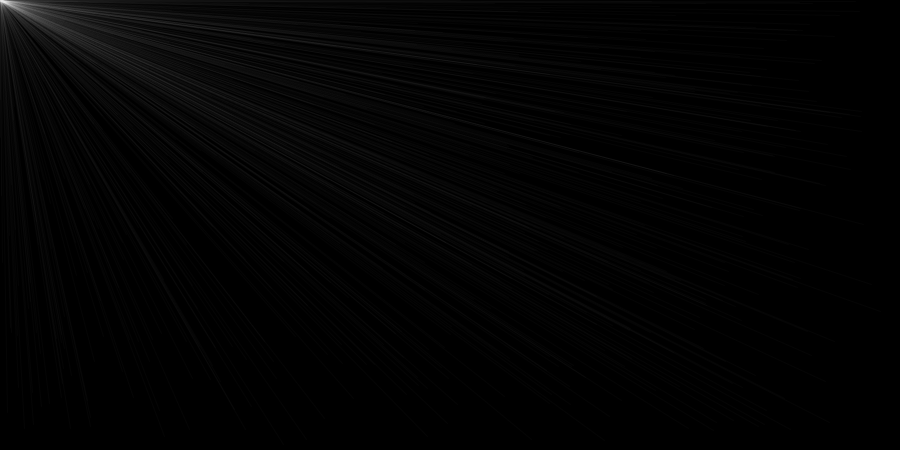
Frame 1 (no input)
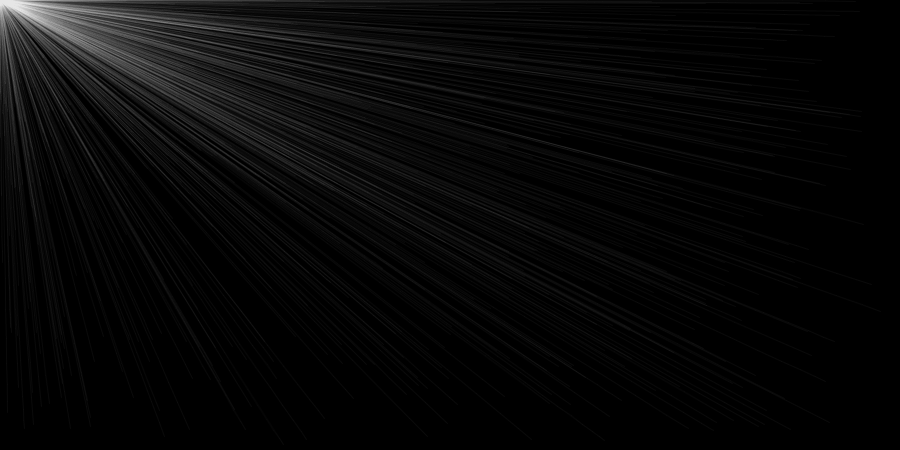
Frame 60 (the mouse pressed at the canvas centre just before this capture)
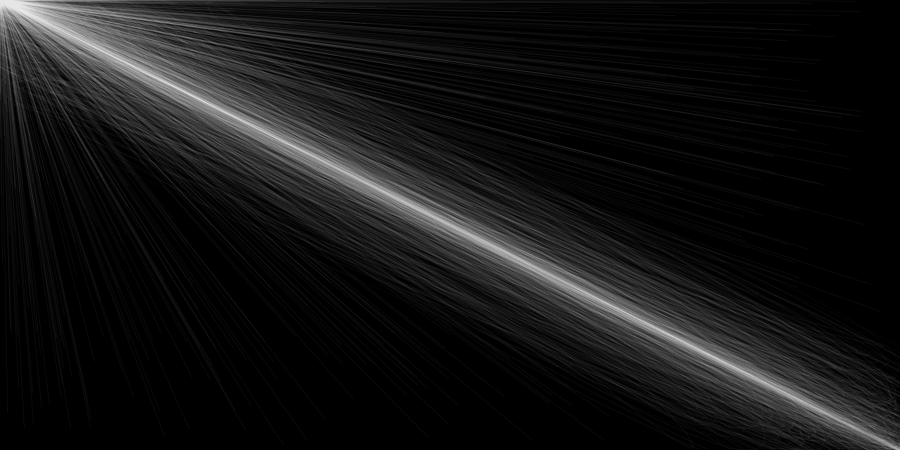
Frame 120 (the mouse held since frame 60 and released just before this capture)

The Processing sketch that drew these frames (run headless with seeded random() and noise(); from frame 60 on, the mouse is pressed at the canvas centre):

// Processing sketch: particle_play1
// ── particle_play1.pde
/* Spencer Mathews
 *
 * DIY particle system
 * Rewrite OpenProcessing 54024
 * for fun and understanding
 */

Particle[] particles;
int numParticles = 500;
float mx, my;
float easing = .3;

void setup() {
  size(900, 450);

  mx = 0;
  my = 0;

  particles = new Particle[numParticles];
  for (int i=0; i<particles.length; i++) {
    particles[i] = new Particle();
  }

  stroke(255, 5);
  strokeWeight(1);
  background(0);
}

void draw() {

  //fill(0,2);
  //rect(0,0,width,height);

  mx += easing*(mouseX-mx);
  my += easing*(mouseY-my);

  for (int i=0; i<particles.length; i++) {
    //particles[i].display(mx, my);
    particles[i].display(mouseX, mouseY);
  }
}



class Particle {

  float x, y;
  float px, py;
  float dx, dy;

  float w;
  float wMax = 5;  // orig=5
  float drag = 100;  // origin~100 not sure if this is the best name, slowing is really the drag
  float slowing = 1.05;  // orign=1.05 how much to slow down per frame, was 1.05

  Particle() {
    x=random(width);
    y=random(height);

    px=0;
    py=0;
    dx=0;
    dy=0;

    w = random(1/wMax, wMax);  // randomizing is key!
  }

  void display(float mx, float my) {
    if (!mousePressed) {
      dx /= slowing;
      dy /= slowing;
    }

    dx += w*(mx-x)/drag;
    dy += w*(my-y)/drag;
    x += dx;
    y += dy;

    stroke(255, 5);
    strokeWeight(1);
    line(x, y, px, py);

    px = x;
    py = y;
  }
}
